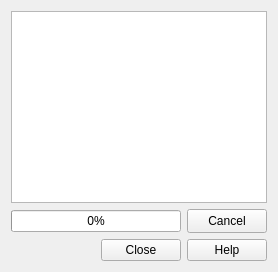
      <widget class="QWidget" name="pg_log_exc_rain">
       <attribute name="title">
        <string>Log</string>
       </attribute>
       <layout class="QGridLayout" name="gridLayout_12">
        <item row="0" column="0">
         <widget class="QTextEdit" name="te_logg">
          <property name="enabled">
           <bool>true</bool>
          </property>
          <property name="acceptDrops">
           <bool>true</bool>
          </property>
          <property name="html">
           <string>&lt;!DOCTYPE HTML PUBLIC &quot;-//W3C//DTD HTML 4.0//EN&quot; &quot;http://www.w3.org/TR/REC-html40/strict.dtd&quot;&gt;
&lt;html&gt;&lt;head&gt;&lt;meta name=&quot;qrichtext&quot; content=&quot;1&quot; /&gt;&lt;style type=&quot;text/css&quot;&gt;
p, li { white-space: pre-wrap; }
&lt;/style&gt;&lt;/head&gt;&lt;body style=&quot; font-family:'MS Shell Dlg 2'; font-size:8.25pt; font-weight:400; font-style:normal;&quot;&gt;
&lt;p style=&quot;-qt-paragraph-type:empty; margin-top:0px; margin-bottom:0px; margin-left:0px; margin-right:0px; -qt-block-indent:0; text-indent:0px; font-family:'Segoe UI'; font-size:9pt;&quot;&gt;&lt;br /&gt;&lt;/p&gt;&lt;/body&gt;&lt;/html&gt;</string>
          </property>
          <property name="textInteractionFlags">
           <set>Qt::TextSelectableByMouse</set>
          </property>
         </widget>
        </item>
        <item row="1" column="0">
         <layout class="QVBoxLayout" name="verticalLayout">
          <item>
           <layout class="QHBoxLayout" name="horizontalLayout">
            <item>
             <widget class="QProgressBar" name="progressBar">
              <property name="styleSheet">
               <string notr="true"/>
              </property>
              <property name="value">
               <number>0</number>
              </property>
             </widget>
            </item>
            <item>
             <widget class="QPushButton" name="btn_cancel_log">
              <property name="minimumSize">
               <size>
                <width>80</width>
                <height>24</height>
               </size>
              </property>
              <property name="maximumSize">
               <size>
                <width>80</width>
                <height>24</height>
               </size>
              </property>
              <property name="text">
               <string>Cancel</string>
              </property>
             </widget>
            </item>
           </layout>
          </item>
          <item>
           <layout class="QHBoxLayout" name="horizontalLayout_2">
            <item>
             <spacer name="horizontalSpacer">
              <property name="orientation">
               <enum>Qt::Horizontal</enum>
              </property>
              <property name="sizeHint" stdset="0">
               <size>
                <width>40</width>
                <height>20</height>
               </size>
              </property>
             </spacer>
            </item>
            <item alignment="Qt::AlignRight">
             <widget class="QPushButton" name="btn_close_log">
              <property name="text">
               <string>Close</string>
              </property>
             </widget>
            </item>
            <item alignment="Qt::AlignRight">
             <widget class="QPushButton" name="btn_help_log">
              <property name="text">
               <string>Help</string>
              </property>
             </widget>
            </item>
           </layout>
          </item>
         </layout>
        </item>
       </layout>
      </widget>
